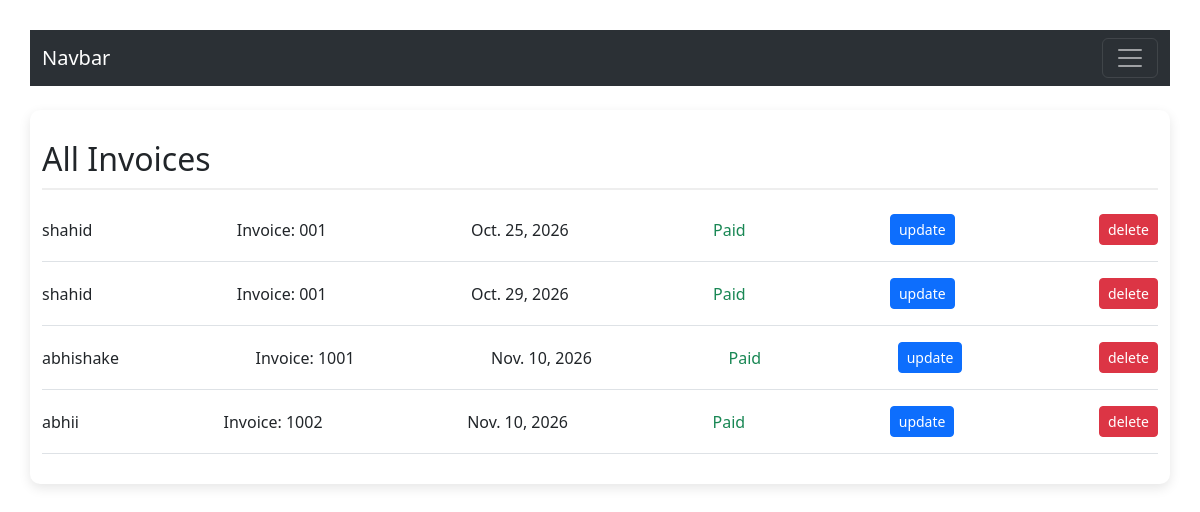
The app's page /invoices/, older data.
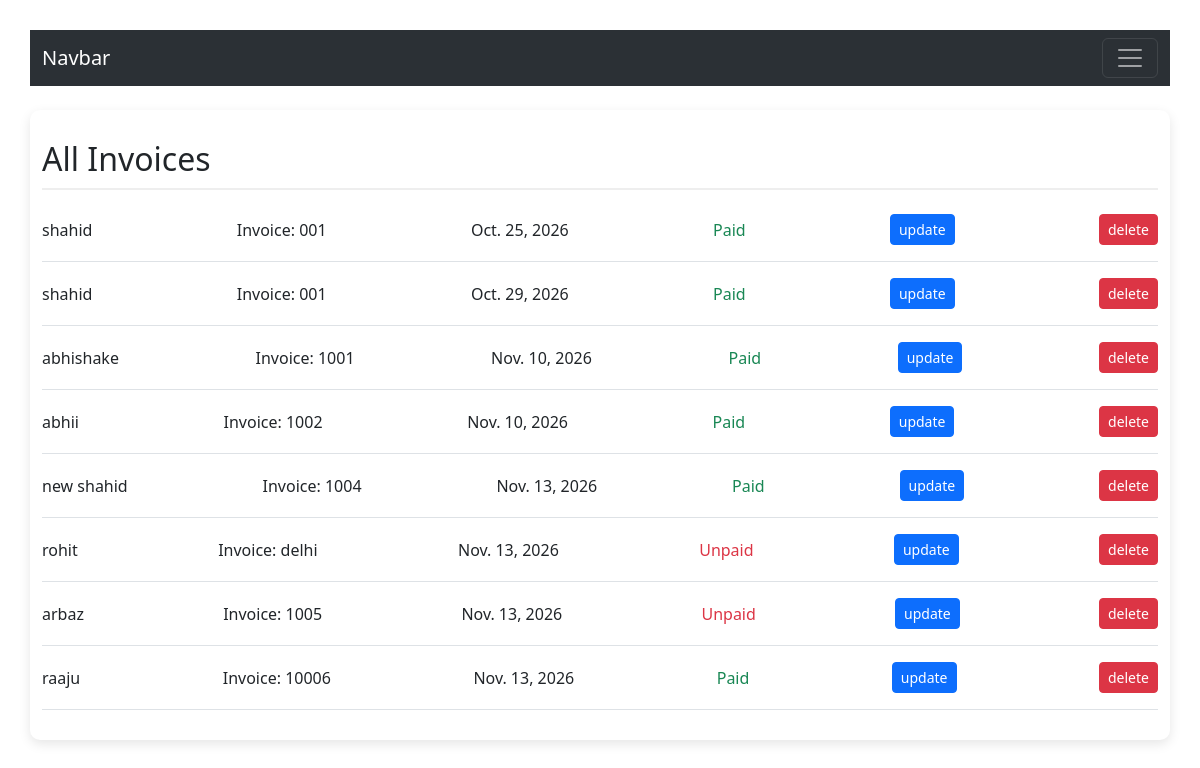
The same page, newer data.
### invoices/models.py (models this page shows, shortened)
class Invoice(models.Model):
    cust_name = models.CharField(max_length=500,default="")
    invoice_num = models.CharField(max_length=50, default="")
    dis = models.CharField(max_length=50, default="")
    address = models.CharField(max_length=500, default="")
    amount = models.DecimalField(max_digits=10, decimal_places=2, default=0)
    age = models.IntegerField(default=0)
    number = models.IntegerField(default=0)
    date = models.DateField(default=timezone.now)
    is_paid = models.BooleanField(default=False)

### invoices/views.py (the view)
# urls.py: path('', views.index, name='index'),
def index(request):
    all_in=Invoice.objects.all()
    data ={
        'all_in':all_in
    }
    return render(request, 'invoices/index.html', data)

### templates/invoices/index.html (shortened to what this page needs)
{% extends "base.html" %}
{% load static %}
{% block css %}
<link rel="stylesheet" href="{% static 'css/homestyle.css' %}">
{% endblock %}
{% block body %}
<div class="container my-4">
    <h2>All Invoices</h2>
    {% for inf in all_in %}
    <div class="d-flex align-items-center justify-content-between border-bottom py-3">
        <span>{{ inf.cust_name }}</span>
        <span>Invoice: {{ inf.invoice_num }}</span>
        <span>{{ inf.date }}</span>
        {% if inf.is_paid %}
            <span class="text-success">Paid</span>
        {% else %}
            <span class="text-danger">Unpaid</span>
        {% endif %}
        <a href="#" class="btn btn-primary btn-sm">update</a>
        <a href="#" class="btn btn-danger btn-sm">delete</a>
    </div>
    {% empty %}
    <p>No invoices found.</p>
    {% endfor %}
</div>
{% endblock %}

### templates/base.html (shortened to what this page needs)
{% load static %}
<!doctype html>
<html lang="en">
  <head>
{% block css %}{% endblock %}
    <link href="https://cdn.jsdelivr.net/npm/bootstrap@5.3.8/dist/css/bootstrap.min.css" rel="stylesheet">
  </head>
  <body>
    <nav class="navbar  bg-body-tertiary" data-bs-theme="dark">
  <div class="container-fluid">
    <a class="navbar-brand" href="/invoices">Navbar</a>
    <button class="navbar-toggler" type="button" data-bs-toggle="collapse" data-bs-target="#navbarSupportedContent" aria-controls="navbarSupportedContent" aria-expanded="false" aria-label="Toggle navigation">
      <span class="navbar-toggler-icon"></span>
    </button>
  </div>
</nav>
    {% block body %}{% endblock %}
  </body>
</html>

### static/css/homestyle.css (style rules this page uses)
body { font-family: Arial, sans-serif; background-color: #f4f6f9; color: #333; margin: 0; padding: 30px; }
.container { max-width: 900px; margin: 20px auto; background-color: white; padding: 30px; border-radius: 10px; box-shadow: 0 4px 12px rgba(0, 0, 0, 0.1); }
h2 { color: #dc3545; margin-top: 35px; border-bottom: 2px solid #eee; padding-bottom: 10px; }

Row changes from the older to the newer data that the page shows:
added Invoice: cust_name "new shahid", invoice_num "1004", date "Nov. 13, 2026", is_paid "Paid"
added Invoice: cust_name "rohit", invoice_num "delhi", date "Nov. 13, 2026", is_paid "Unpaid"
added Invoice: cust_name "arbaz", invoice_num "1005", date "Nov. 13, 2026", is_paid "Unpaid"
added Invoice: cust_name "raaju", invoice_num "10006", date "Nov. 13, 2026", is_paid "Paid"
